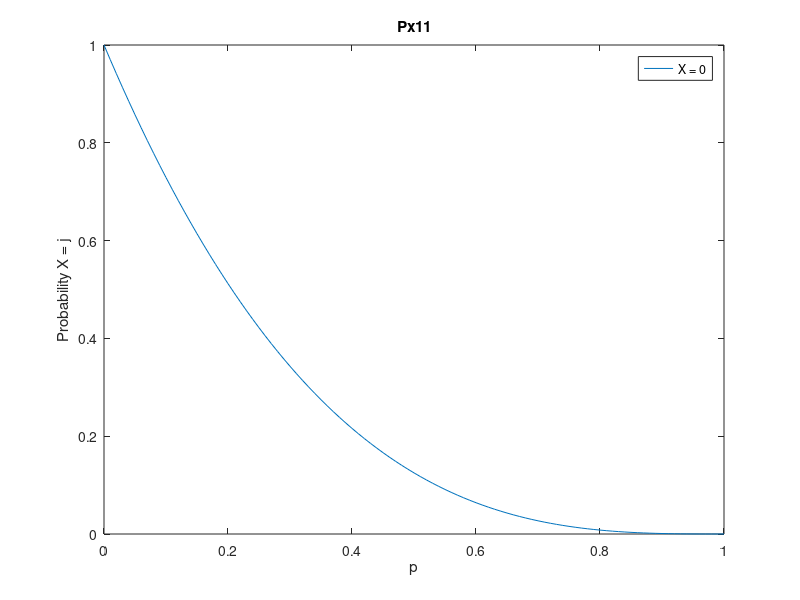

MATLAB code to generate this figure:
% An attempt to plot the probability of the states
% for different boards in the perturbed Nim.

clear all; close all;

p = 0:0.01:1; % Probability of perturbation
X = 10; % # of states
[Px0, Px10, Px01, ...
    Px20, Px11, Px02, ...
    Px30, Px21, Px12, ...
    Px03] = deal(zeros(length(p), X));

for i = 1:length(p)
    % Px0
    % 0|1
    % 0|0
    for j = 1:X
        Px0(i, j) = p(i).^(j-1)*(1-p(i));
    end
    
    % Px10 Px20
    % 1|11  11|111
    % 0|0    0|0
    Px10(i, 2) = (1 - p(i))*Px0(i, 1);
    Px10(i, 3) = (1 - p(i))*Px0(i, 2) + p(i)*Px0(i, 1);
    Px20(i, 3) = (1 - p(i))*Px0(i, 1);
    for j = 4:X
        Px10(i, j) = (1 - p(i))*Px0(i, j-1) + p(i)*Px0(i, j-2);
        Px20(i, j) = (1 - p(i))*Px0(i, j-2) + p(i)*Px0(i, j-3);
    end
    
    % Px30
    % 111|1111
    %   0|0
    Px30(i, 4) = (1 - p(i))*Px0(i, 1);
    for j = 5:X
        Px30(i, j) = (1 - p(i))*Px0(i, j-3) + p(i)*Px0(i, j-4);
    end
    
    % Px01 Px11 Px21
    % 0|1  1|11  11|111
    % 1|1  1|1    1|1
    Px01(i, 2) = (1 - p(i))*Px0(i, 1);
    Px01(i, 1) = (1 - p(i))*Px0(i, 2) + 0.5*p(i)*(Px10(i, 2) + Px01(i, 2));
    
    Px11(i, 1) = 0.5*(1 - p(i))*(Px10(i, 2) + Px01(i, 2));
    for j = 3:2:X-1
        Px01(i, j+1) = (1 - p(i))*Px0(i, j) + 0.5*p(i)*(Px10(i, j) + Px01(i, j-2));
        Px01(i, j) = (1 - p(i))*Px0(i, j+1) + 0.5*p(i)*(Px10(i, j+1) + Px01(i, j+1));
        Px11(i, j+1) = 0.5*(1 - p(i))*(Px10(i, j) + Px01(i, j-2)) + ...
            p(i)/3*(Px01(i, j-1) + Px20(i, j) + Px11(i, j-2));
        Px11(i, j) = 0.5*(1 - p(i))*(Px10(i, j+1) + Px01(i, j+1)) + ...
            p(i)/3*(Px01(i, j-2) + Px20(i, j+1) + Px11(i, j+1));
    end
    
    Px21(i, 4) = (1 - p(i))/3*(Px01(i, 2) + Px20(i, 3) + Px11(i, 1));
    Px21(i, 3) = (1 - p(i))/3*(Px01(i, 1) + Px20(i, 4) + Px11(i, 4)) + ...
        0.25*p(i)*(Px01(i, 2) + Px11(i, 1) + Px30(i, 4) + Px21(i, 4));
    for j = 5:2:X-1
        Px21(i, j+1) = (1 - p(i))/3*(Px01(i, j-1) + Px20(i, j) + Px11(i, j-2)) + ...
            0.25*p(i)*(Px01(i, j-4) + Px11(i, j-1) + Px30(i, j) + Px21(i, j-2));
        Px21(i, j) = (1 - p(i))/3*(Px01(i, j-2) + Px20(i, j+1) + Px11(i, j+1)) + ...
            0.25*p(i)*(Px01(i, j-1) + Px11(i, j-2) + Px30(i, j+1) + Px21(i, j+1));
    end
    
    % Px02
    %  0|1
    % 11|11
    Px02(i, 3) = (1 - p(i))*Px0(i, 1); 
    for j = 4:4:X-3
        Px02(i, j) = (1 - p(i))*Px0(i, j-2) + p(i)/3*(Px10(i, j-2) + Px11(i, j-3) + Px02(i, j-1));
        Px02(i, j-3) = (1 - p(i))*Px0(i, j-1) + p(i)/3*(Px10(i, j-1) + Px11(i, j) + Px02(i, j));
        Px02(i, j-2) = (1 - p(i))*Px0(i, j) + p(i)/3*(Px10(i, j) + Px11(i, j-1) + Px02(i, j-3));
        Px02(i, j+3) = (1 - p(i))*Px0(i, j+1) + p(i)/3*(Px10(i, j+1) + Px11(i, j+2) + Px02(i, j-2));
    end
    
    % Px12
    Px12(i, 4) = (1 - p(i))/3*(Px10(i, 2) + Px11(i, 1) + Px02(i, 3));
    Px12(i, 1) = (1 - p(i))/3*(Px10(i, 3) + Px11(i, 4) + Px02(i, 4)) + ...
        0.25*p(i)*(Px20(i, 3) + Px02(i, 3) + Px21(i, 4) + Px12(i, 4));
    Px12(i, 2) = (1 - p(i))/3*(Px10(i, 4) + Px11(i, 3) + Px02(i, 1)) + ...
        0.25*p(i)*(Px20(i, 4) + Px02(i, 4) + Px21(i, 3) + Px12(i, 1));
    for j = 5:4:X-3
        Px12(i, j+2) = (1 - p(i))/3*(Px10(i, j) + Px11(i, j+1) + Px02(i, j-3)) + ...
            0.25*p(i)*(Px20(i, j) + Px02(i, j-4) + Px21(i, j+1) + Px12(i, j-3));
        Px12(i, j+3) = (1 - p(i))/3*(Px10(i, j+1) + Px11(i, j) + Px02(i, j+2)) + ...
            0.25*p(i)*(Px20(i, j+1) + Px02(i, j-3) + Px21(i, j) + Px12(i, j+2));
        Px12(i, j) = (1 - p(i))/3*(Px10(i, j+2) + Px11(i, j+3) + Px02(i, j+3)) + ...
            0.25*p(i)*(Px20(i, j+2) + Px02(i, j+2) + Px21(i, j+3) + Px12(i, j+3));
        Px12(i, j+1) = (1 - p(i))/3*(Px10(i, j+3) + Px11(i, j+2) + Px02(i, j)) + ...
            0.25*p(i)*(Px20(i, j+3) + Px02(i, j+3) + Px21(i, j+2) + Px12(i, j));
    end
    
    % Px03
    Px03(i, 4) = (1 - p(i))*Px0(i, 1);
    Px03(i, 3) = (1 - p(i))*Px0(i, 2) + ...
        0.25*p(i)*(Px10(i, 2) + Px11(i, 1) + Px12(i, 4) + Px03(i, 4));
    Px03(i, 2) = (1 - p(i))*Px0(i, 3) + ...
        0.25*p(i)*(Px10(i, 3) + Px11(i, 4) + Px12(i, 1) + Px03(i, 3));
    Px03(i, 1) = (1 - p(i))*Px0(i, 4) + ...
        0.25*p(i)*(Px10(i, 4) + Px11(i, 3) + Px12(i, 2) + Px03(i, 2));
    for j = 5:4:X-3
    Px03(i, j+3) = (1 - p(i))*Px0(i, j) + ...
        0.25*p(i)*(Px10(i, j) + Px11(i, j+1) + Px12(i, j+2) + Px03(i, j-4));
    Px03(i, j+2) = (1 - p(i))*Px0(i, j+1) + ...
        0.25*p(i)*(Px10(i, j+1) + Px11(i, j) + Px12(i, j+3) + Px03(i, j+3));
    Px03(i, j+1) = (1 - p(i))*Px0(i, j+2) + ...
        0.25*p(i)*(Px10(i, j+2) + Px11(i, j+3) + Px12(i, j) + Px03(i, j+2));
    Px03(i, j) = (1 - p(i))*Px0(i, j+3) + ...
        0.25*p(i)*(Px10(i, j+3) + Px11(i, j+2) + Px12(i, j+1) + Px03(i, j+1));
    
    end
end


% Plot probabilities
figure()
% subplot(2, 2, 1)
% plot(p, Px0(:,1))
% title('Px0')
% xlabel('p')
% ylabel('Probability X = j')
% legend('X = 0', 'X = 1', 'X = 2', 'X = 3', 'X = 4')

% hold on;
% subplot(2, 2, 2)
% plot(p, Px10(:,1));
% title('Px10')
% xlabel('p')
% ylabel('Probability X = j')
% legend('X = 0', 'X = 1', 'X = 2', 'X = 3', 'X = 4')

% subplot(2, 2, 3)
% plot(p, Px01(:,1));
% title('Px01')
% xlabel('p')
% ylabel('Probability X = j')
% legend('X = 0', 'X = 1', 'X = 2', 'X = 3', 'X = 4')

% subplot(2, 2, 4)
% plot(p, Px20(:,1));
% title('Px20')
% xlabel('p')
% ylabel('Probability X = j')
% legend('X = 0', 'X = 1', 'X = 2', 'X = 3', 'X = 4')

% figure()
% subplot(2, 2, 1)
plot(p, Px11(:,1));
title('Px11')
xlabel('p')
ylabel('Probability X = j')
legend('X = 0', 'X = 1', 'X = 2', 'X = 3', 'X = 4')

% subplot(2, 2, 2)
% plot(p, Px02(:,1));
% title('Px02')
% xlabel('p')
% ylabel('Probability X = j')
% legend('X = 0', 'X = 1', 'X = 2', 'X = 3', 'X = 4')

% subplot(2, 2, 3)
% plot(p, Px30(:,1));
% title('Px30')
% xlabel('p')
% ylabel('Probability X = j')
% legend('X = 3', 'X = 4', 'X = 5', 'X = 6', 'X = 7')

% subplot(2, 2, 4)
% plot(p, Px21);
% title('Px21')
% xlabel('p')
% ylabel('Probability X = j')
% legend('X = 2', 'X = 3', 'X = 4', 'X = 5', 'X = 6', 'X = 7', 'X = 8', 'X = 9')

% figure()
% plot(p, Px12);
% title('Px12')
% xlabel('p')
% ylabel('Probability X = j')
% legend('X = 0', 'X = 1', 'X = 2', 'X = 3', 'X = 4', 'X = 5', 'X = 6', 'X = 7', 'X = 8', 'X = 9')

%figure()
% plot(p, Px03(:,1));
% title('Px03')
% xlabel('p')
% ylabel('Probability X = j')
% legend('X = 0', 'X = 1', 'X = 2', 'X = 3', 'X = 4', 'X = 5', 'X = 6', 'X = 7', 'X = 8', 'X = 9')

% legend('Px0', 'Px01', 'Px11', 'Px21', 'Px12', 'Px03')
%legend('Px0', 'Px10', 'Px01', 'Px20', 'Px11', 'Px02', 'Px30', 'Px21', 'Px12')